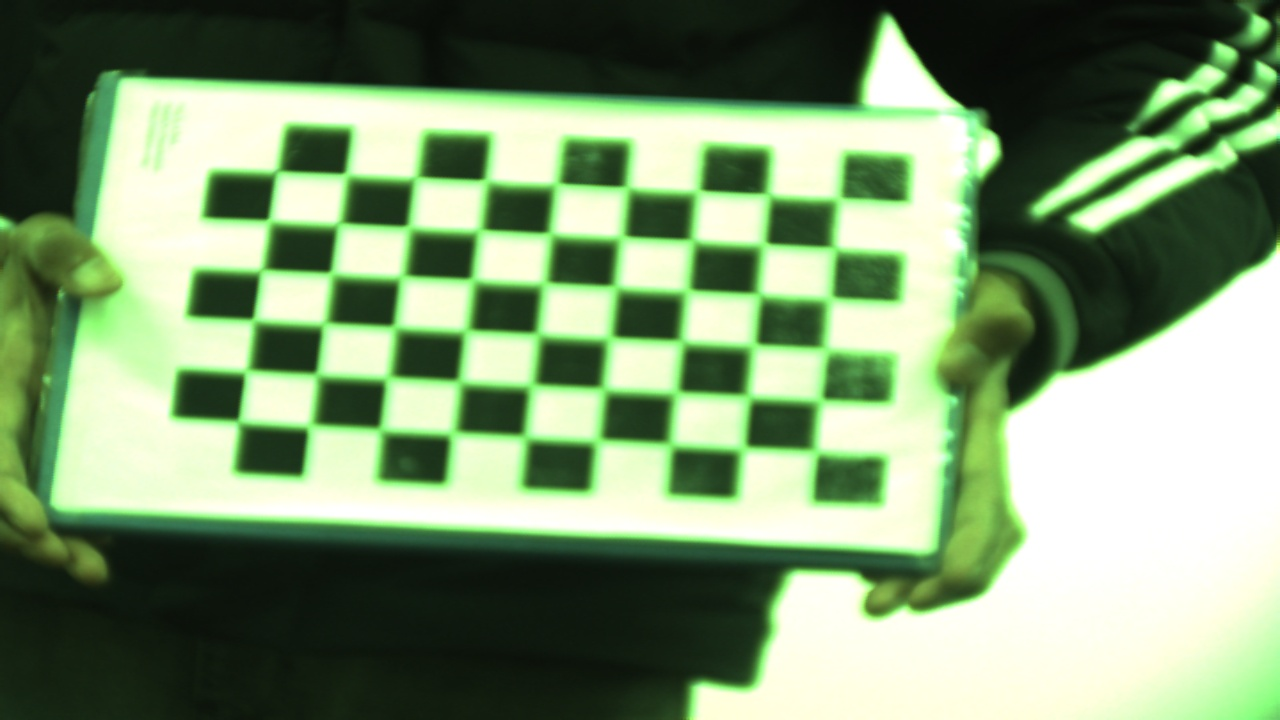
#> input picture script/GigEcam_py/calib_backup/cal_image_11.jpg, 1280 x 720 px
$ python gigecam_calib.py --dir calib_backup
#> lines starting #> are read from the running program, lines starting #| are printed output that depends on the picture
#!/usr/bin/env python3

"""
    Name: gigecam_calib.py
    Description: function to calibrate the webcam and save the calibration parameters
    Author: Ammar Ajmal
    Date: 2022-12-07
    The calibration parameters are saved in the file 'gigecam_calib.npy'

    Sample Usage:-

    python3 gigecam_calib.py --dir calibration_checkerboard/ --square_size 0.024
    python3 gigecam_calib.py --dir calibration_checkerboard/ --square_size 0.024 --visualize True
"""

import time
import platform
import mvsdk
import glob
import os
import argparse
import cv2
import numpy as np

# [96 lines of commented-out code are left out]


def calibrate(dirpath, square_size, width, height, visualize=False):
    """Apply camera calibration to a set of images"""
#> called with dirpath = 'calib_backup', square_size = 1, width = 9, height = 6, visualize = False
    criteria = (cv2.TERM_CRITERIA_EPS + cv2.TERM_CRITERIA_MAX_ITER, 30, 0.001)
    # 3D points in real world space
    objp = np.zeros((width * height, 3), np.float32)
    # 2D points in image plane
    objp[:, :2] = np.mgrid[0:width, 0:height].T.reshape(-1, 2) * square_size

    objpoints = []  # 3D points in real world space
    imgpoints = []  # 2D points in image plane
    images = os.listdir(dirpath)

    for fname in images:
        img = cv2.imread(os.path.join(dirpath, fname))
#> img is the input picture: shape (720, 1280, 3); mean B, G, R 113.5, 150.3, 125.4
        gray = cv2.cvtColor(img, cv2.COLOR_BGR2GRAY)
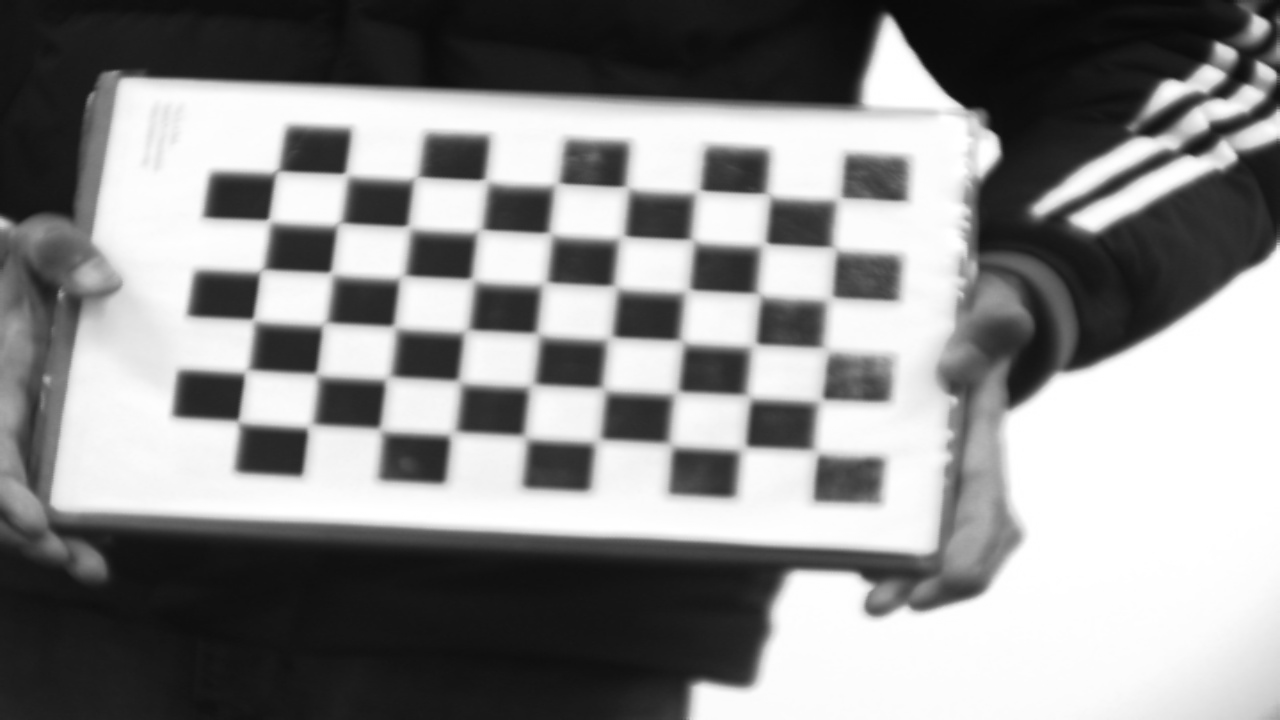
#> gray: shape (720, 1280); min 8, max 255, mean 138.7

        # Find the chess board corners
        ret, corners = cv2.findChessboardCorners(gray, (width, height), None)
#> ret = True; corners = 54 rows, first 8: [813, 449], [744, 448.5], [668.5, 445], [599.5, 441.5], [524, 437.5], [454.5, 433], [380, 430.5], [311.5, 426.5]

        # If ret is True, add object points, image points (after refining them)
        if ret:
            objpoints.append(objp)
            corners2 = cv2.cornerSubPix(
                gray, corners, (11, 11), (-1, -1), criteria)
#> corners2 = 54 rows, first 8: [816.3, 452.2], [745.6, 446.4], [670.6, 444.7], [598.9, 439.7], [524, 435.7], [450.7, 434.9], [379.4, 428.3], [308.3, 427.4]
            imgpoints.append(corners2)

            # If visualize is True, draw and display the corners
            if visualize:
                img = cv2.drawChessboardCorners(
                    img, (width, height), corners2, ret)
                cv2.imshow('img', img)
                cv2.waitKey(500)
#> pass 2 of the loop in calibrate, `for fname in images:`:
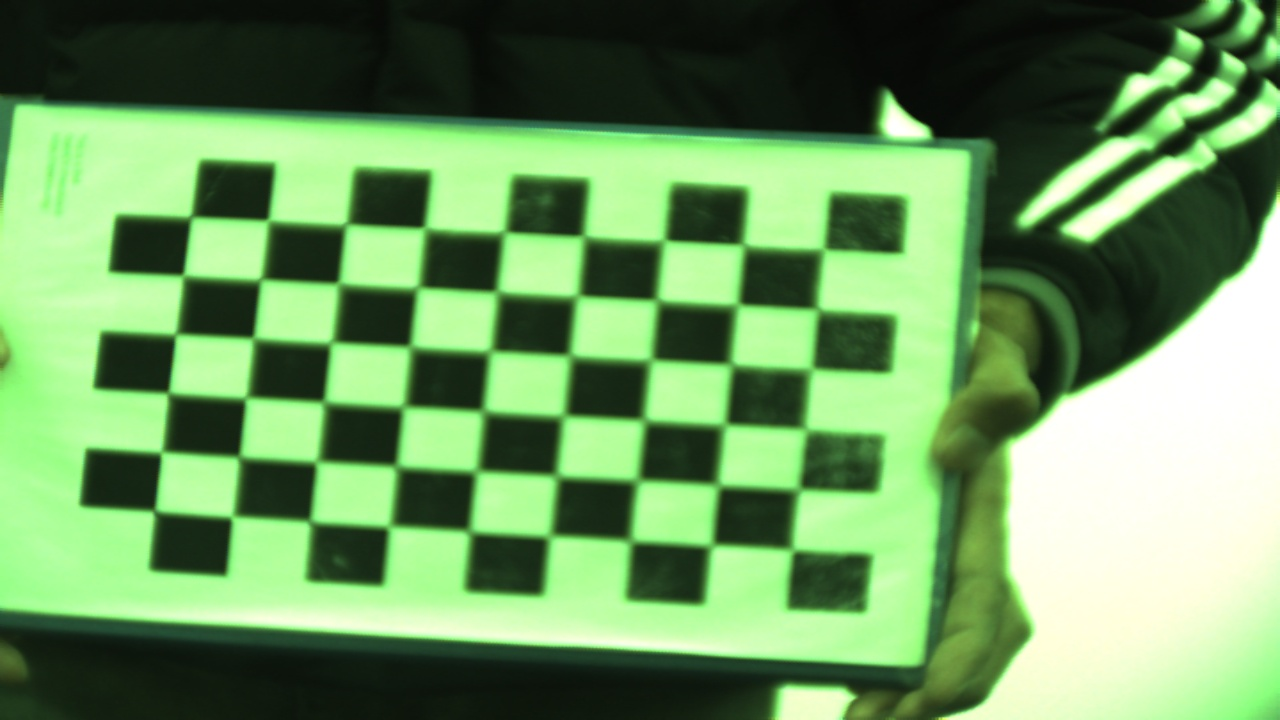
#> input picture script/GigEcam_py/calib_backup/cal_image_12.jpg, 1280 x 720 px
#> in calibrate, img is the input picture: shape (720, 1280, 3); mean B, G, R 96.6, 150.5, 109
#> in calibrate, `gray = cv2.cvtColor(img, cv2.COLOR_BGR2GRAY)`:
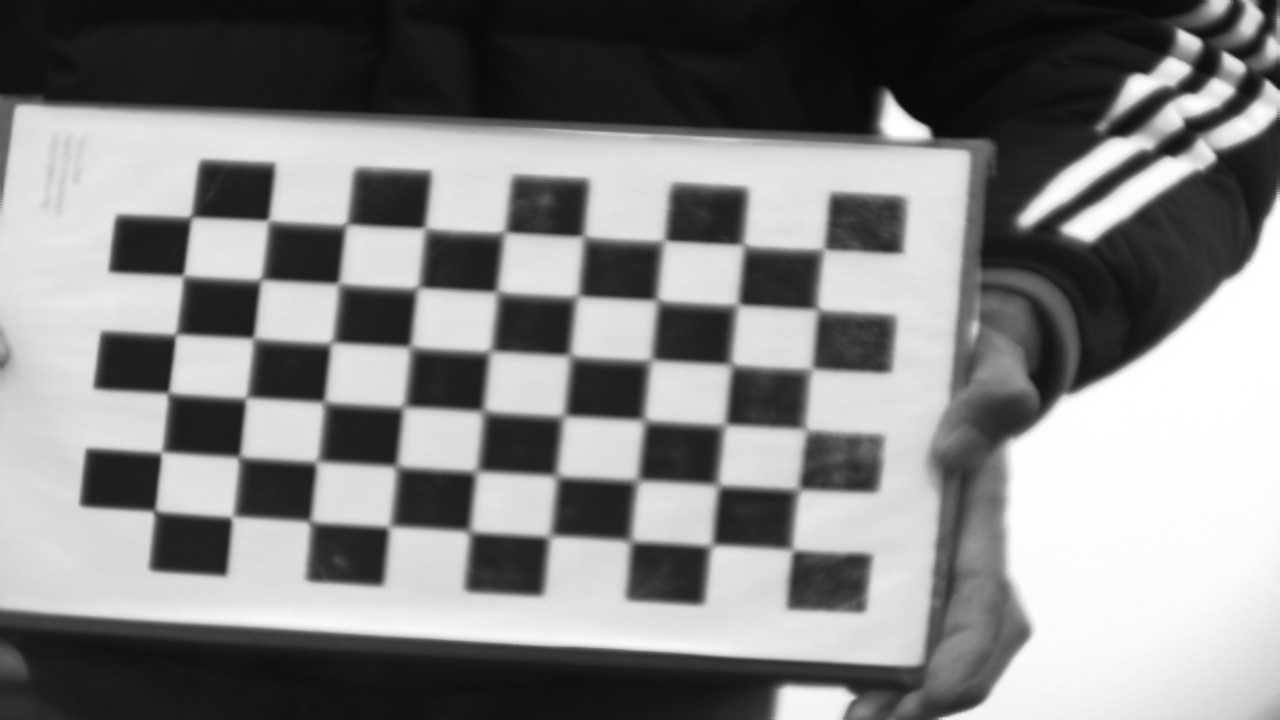
#> gray: shape (720, 1280); min 6, max 255, mean 131.9
#> corners = 54 rows, first 8: [789, 546], [718, 541], [626, 535], [551, 536], [469, 531.5], [390.5, 526.5], [310, 521.5], [233, 516.5]
#> corners2 = 54 rows, first 8: [792.6, 549.9], [712, 545.3], [631, 541.3], [549.3, 536.6], [469.4, 531.4], [388.9, 526.9], [309.7, 521.2], [232, 517]
    ret, mtx, dist, rvecs, tvecs = cv2.calibrateCamera(
        objpoints, imgpoints, gray.shape[::-1], None, None)
#> ret = 1.16; mtx = [[3892.9, 0, 582.4], [0, 2909.3, 483.5], [0, 0, 1]]; dist = [[-3.1, 164.3, -0.0332, -0.0169, -4059.2]]; rvecs = ([-0.107, -0.419, -3.03], [-0.158, -0.127, -3.05]); tvecs = ([3.19, -0.579, 52.52], [2.58, 1.1, 47.11])

    return ret, mtx, dist, rvecs, tvecs


if __name__ == '__main__':
    ap = argparse.ArgumentParser()
    ap.add_argument("-d", "--dir", required=True,
                    help="Path to folder containing checkerboard images for calibration")
    ap.add_argument("-w", "--width", type=int,
                    help="Width of checkerboard (default=9)",  default=9)
    ap.add_argument("-t", "--height", type=int,
                    help="Height of checkerboard (default=6)", default=6)
    ap.add_argument("-s", "--square_size", type=float,
                    default=1, help="Length of one edge (in metres)")
    ap.add_argument("-v", "--visualize", type=str, default="False",
                    help="To visualize each checkerboard image")
    args = vars(ap.parse_args())

    dirpath = args['dir']
    # 2.4 cm == 0.024 m
    # square_size = 0.024
    square_size = args['square_size']

    width = args['width']
    height = args['height']

    if args["visualize"].lower() == "true":
        visualize = True
    else:
        visualize = False

    ret, mtx, dist, rvecs, tvecs = calibrate(
        dirpath, square_size, width, height, visualize)
#> ret = 1.16; dist = [[-3.1, 164.3, -0.0332, -0.0169, -4059.2]]; rvecs = ([-0.107, -0.419, -3.03], [-0.158, -0.127, -3.05]); tvecs = ([3.19, -0.579, 52.52], [2.58, 1.1, 47.11])

    # print("ret: ", ret)
    print("mtx: ", mtx)
#| mtx:  [[3.89290488e+03 0.00000000e+00 5.82366158e+02]
#|  [0.00000000e+00 2.90925269e+03 4.83512495e+02]
#|  [0.00000000e+00 0.00000000e+00 1.00000000e+00]]
    print("dist: ", dist)
#| dist:  [[-3.09901675e+00  1.64341246e+02 -3.31791095e-02 -1.68536513e-02
#|   -4.05916650e+03]]


    # print("rvecs: ", rvecs)
    # print("tvecs: ", tvecs)

#> (the run stopped early here; a loop or call above may not have finished)
